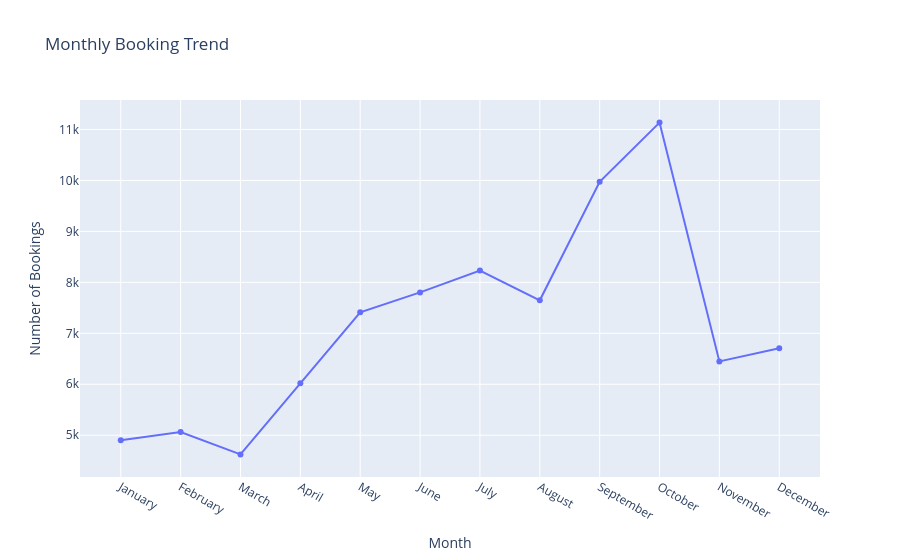

Here is the notebook cell this chart was saved with:
### Code cell
fig = px.line(
    monthly_bookings,
    x="arrival_date_month",
    y="Bookings",
    markers=True,
    title="Monthly Booking Trend"
)

fig.update_layout(
    xaxis_title="Month",
    yaxis_title="Number of Bookings"
)

fig.show()

### Figure 1 — Plotly figure (JSON) as saved in the notebook; plotly's stock layout.template omitted (floating-point values rounded to 4 significant figures)
{"data": [{"hovertemplate": "arrival_date_month=%{x}<br>Bookings=%{y}<extra></extra>", "legendgroup": "", "line": {"color": "#636efa", "dash": "solid"}, "marker": {"symbol": "circle"}, "mode": "lines+markers", "name": "", "orientation": "v", "showlegend": false, "type": "scatter", "x": ["January", "February", "March", "April", "May", "June", "July", "August", "September", "October", "November", "December"], "xaxis": "x", "y": [4901, 5063, 4624, 6020, 7411, 7803, 8231, 7648, 9973, 11135, 6449, 6706], "yaxis": "y"}], "layout": {"legend": {"tracegroupgap": 0}, "title": {"text": "Monthly Booking Trend"}, "xaxis": {"anchor": "y", "domain": [0, 1], "title": {"text": "Month"}}, "yaxis": {"anchor": "x", "domain": [0, 1], "title": {"text": "Number of Bookings"}}}}
